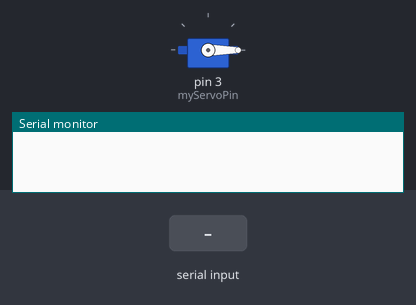
This sketch was run on a simulated Arduino Uno, built with avr-gcc and run on an emulated ATmega328P. Parts: servo, the last lines printed to the serial monitor. The test bench sets the inputs (shaded band).

Above: at 1.2 s.
1.3 s: "90,45\n" received over Serial
At 1.52 s:
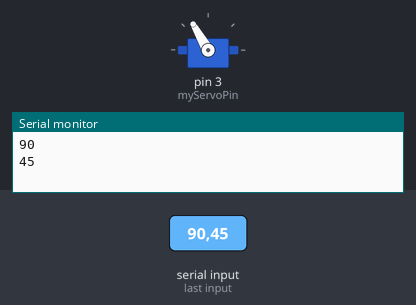
At 3.82 s:
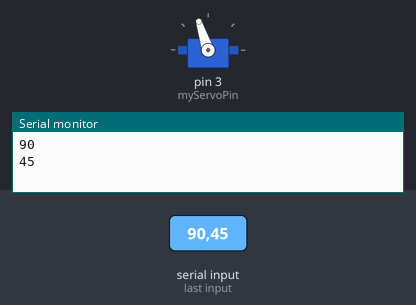
Timing chart, 0 to 19.3 s (numbered marks = the images above; inputs shaded):
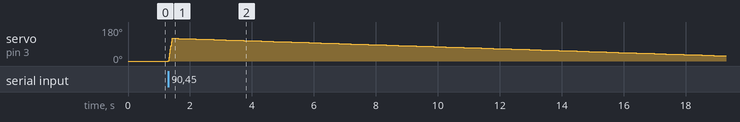

The sketch:

codeServoWithSerial.ino
```cpp
#define myServoPin 3
#include <Servo.h>
Servo myServo;
int myServoPos = -60;                            //começa a -60
unsigned long tempoStep;
unsigned long temp = 0;                          //velocidade
int value = 0;                                  // digito encerido
int way = 1;                                    // sentido para que gira o motor
int control = 0;                                // funcao principal que serve de regulamento
int flag1 = 1;                                  //sentido 1
int flag2 = 1;                                  //sentido 2
float tempCalc = 0;                             //armazena o valor do tempo
//--------------------------------------
void setup()
{
  Serial.begin(9600);
  myServo.attach(myServoPin);
  myServo.write(myServoPos);
}
//--------------------------------------
void rotateServo()
{                                                  //funcao para o servo rodar
  if (flag2 == 0)                                  //se esta virado para a esquerda
  {
    tempCalc = (float)temp / 120;                //Velocidade a / 120 = aglos por segundo
    tempoStep = millis();                       //comesa a contar o tempo
    flag2 = 1;                                  //entao vira para a direita
  }
  if (control < 120)                               //se esta a menos de 120º
  {
    if ((millis() - tempoStep) > tempCalc)          //tempo atual menos tempo anterior maior que velocidade
    {
      control++;                                    //somar angulos
      myServoPos = myServoPos + way;                //posicao atual = posicao atual +1||-1
      tempoStep = millis();                          //comesa a contar o tempo
      myServo.write(myServoPos + 60);               //posiçao +||- 60 + 60
    }
  }
  if (control >= 120)                                     // se o servo esta na posicao >= a 120 entao....
  {
    way *= -1;                                        //faz resete e inverte o sentido
    value = 0;
    flag2 = 0;
    flag1 = 1;                                         //activa o movimento contrario
    control = 0;                                       //faz reset do angulo onde esta o motor
  }
}
//--------------------------------------
void loop()
{
  switch (flag1)
  {
    case 0:
      temp = (value * 500) + 500;                       //velocidade = (digito encerido * 500)+500 = 5 segundos
      rotateServo();
      break;

    case 1:
      if (Serial.available() > 0)                     // confima se esta informacao a ser resebida
      {
        value = Serial.parseInt();                    //digito = ao numero inteiro no Serial
        Serial.println(value);                       //imprime digito enviado
        flag1 = 0;
      }
      break;
  }
}
```

Measured:
- after the input at 1.3 s, servo on pin 3 (myServoPin): rises from 0° to 120° in 0.12 s, then falls to 27° in 17.9 s
